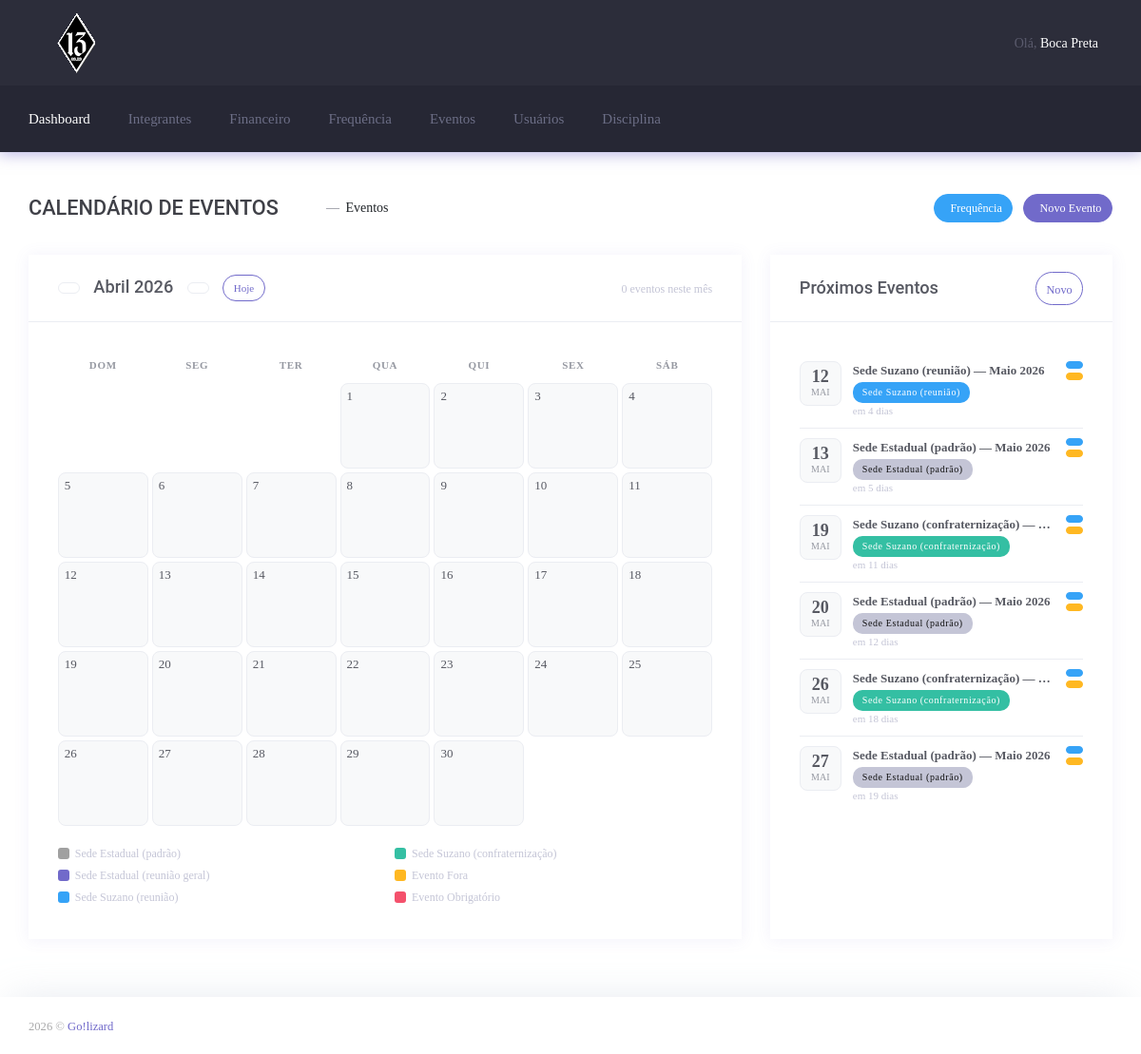
The app's page /admin/eventos/index.php?mes=4&ano=2026 (signed in) with its own data.
### tables this page shows
CREATE TABLE `cadastro_integrante` (
  `id` int(11) NOT NULL,
  `nome` varchar(200) NOT NULL,
  `apelido` varchar(200) NOT NULL,
  `veiculo` varchar(200) NOT NULL,
  `cnh` varchar(200) NOT NULL,
  `padrinho` int(20) NOT NULL,
  `data_apresentacao` datetime NOT NULL,
  `faccao` int(20) NOT NULL,
  `patente` int(10) NOT NULL,
  `nascimento` datetime NOT NULL,
  `endereco` varchar(200) NOT NULL,
  `num_endereco` varchar(200) NOT NULL,
  `cidade` varchar(200) NOT NULL,
  `estado` varchar(200) NOT NULL,
  `cep` varchar(200) NOT NULL,
  `complemento` varchar(200) NOT NULL,
  `bairro` varchar(200) NOT NULL,
  `telefone` varchar(200) NOT NULL,
  `comercial` varchar(200) NOT NULL,
  `celular` varchar(200) NOT NULL,
  `recados` varchar(200) NOT NULL,
  `email` varchar(200) NOT NULL,
  `foto` varchar(255) DEFAULT NULL,
  `status` int(10) NOT NULL DEFAULT 1 COMMENT '1 - Ativo\r\n2 - Afastado\r\n3 - Desligado\r\n4 - Suspenso'
);

CREATE TABLE `eventos` (
  `id` int(11) NOT NULL,
  `faccao` int(11) NOT NULL DEFAULT 1,
  `tipo` tinyint(2) NOT NULL COMMENT '1=Sede Estadual (padrão)\n2=Sede Estadual (reunião geral)\n3=Sede Suzano (reunião)\n4=Sede Suzano (confraternização)\n5=Evento Fora\n6=Evento Obrigatório',
  `nome` varchar(200) NOT NULL,
  `data_evento` date NOT NULL,
  `observacao` varchar(500) DEFAULT NULL,
  `created_at` timestamp NULL DEFAULT current_timestamp()
);

### admin/eventos/index.php (the view, shortened to what the rows shown need)
<?php
    require_once ('../inc/general.php');
    $hoje     = new DateTime();
    $tipos_evento = [
        1 => 'Sede Estadual (padrão)',
        2 => 'Sede Estadual (reunião geral)',
        3 => 'Sede Suzano (reunião)',
        4 => 'Sede Suzano (confraternização)',
        5 => 'Evento Fora',
        6 => 'Evento Obrigatório',
    ];
    $tipo_badge = [
        1 => 'm-badge--metal',
        2 => 'm-badge--brand',
        3 => 'm-badge--info',
        4 => 'm-badge--success',
        5 => 'm-badge--warning',
        6 => 'm-badge--danger',
    ];
    $meses_pt = [
        1=>'Janeiro',2=>'Fevereiro',3=>'Março',4=>'Abril',
        5=>'Maio',6=>'Junho',7=>'Julho',8=>'Agosto',
        9=>'Setembro',10=>'Outubro',11=>'Novembro',12=>'Dezembro'
    ];
    $stmt2 = $conn->prepare("
        SELECT e.id, e.tipo, e.nome, e.data_evento, e.observacao,
               COUNT(f.id) AS total_conv,
               SUM(f.presente = 1) AS total_pres
        FROM eventos e
        LEFT JOIN frequencias f ON f.evento_id = e.id
        WHERE e.faccao = 1
          AND e.data_evento >= CURDATE()
        GROUP BY e.id
        ORDER BY e.data_evento ASC
        LIMIT 8
    ");
    $stmt2->execute();
    $proximos = $stmt2->get_result()->fetch_all(MYSQLI_ASSOC);
?>
<!DOCTYPE html>
<html lang="pt-br">
    <head>
        <link href="css/style.bundle.css" rel="stylesheet" type="text/css" />
    </head>
    <body class="m-page--wide m-header--fixed m-header--fixed-mobile m-footer--push m-aside--offcanvas-default">
        <div class="m-grid m-grid--hor m-grid--root m-page">
            <header class="m-grid__item m-header" data-minimize="minimize" data-minimize-offset="200" data-minimize-mobile-offset="200">
                <div class="m-header__top">
                    <div class="m-container m-container--responsive m-container--xxl m-container--full-height m-page__container">
                        <div class="m-stack m-stack--ver m-stack--desktop">
                            <?php include_once('../inc/topbar.php'); ?>
                        </div>
                    </div>
                </div>
            </header>
            <div class="m-grid__item m-grid__item--fluid m-grid m-grid--hor-desktop m-grid--desktop m-body">
                <div class="m-grid__item m-grid__item--fluid m-grid m-grid--ver m-container m-container--responsive m-container--xxl m-page__container">
                    <div class="m-grid__item m-grid__item--fluid m-wrapper">
                        <div class="m-content">
                            <div class="row">
                                <div class="col-xl-4">
                                    <div class="m-portlet m-portlet--full-height">
                                        <div class="m-portlet__body">
                                            <?php if (empty($proximos)): ?>
                                                <div class="m--align-center" style="padding:30px 0;">
                                                    <i class="la la-calendar-times-o m--font-metal" style="font-size:3rem;"></i>
                                                    <p class="m--font-metal m--margin-top-10">Nenhum evento agendado.</p>
                                                </div>
                                            <?php else: ?>
                                                <?php foreach ($proximos as $pev):
                                                    $pdata  = new DateTime($pev['data_evento']);
                                                    $is_hj  = $pdata->format('Y-m-d') === $hoje->format('Y-m-d');
                                                ?>
                                                <div class="prox-item <?= $is_hj ? 'hoje-ev' : '' ?>">
                                                    <div class="prox-data-box">
                                                        <div class="prox-dia"><?= $pdata->format('d') ?></div>
                                                        <div class="prox-mes"><?= strtoupper(substr($meses_pt[(int)$pdata->format('m')], 0, 3)) ?></div>
                                                    </div>
                                                    <div class="prox-info">
                                                        <div class="prox-nome" title="<?= htmlspecialchars($pev['nome']) ?>">
                                                            <?= htmlspecialchars($pev['nome']) ?>
                                                        </div>
                                                        <div class="prox-tipo">
                                                            <span class="m-badge <?= $tipo_badge[$pev['tipo']] ?> m-badge--wide" style="font-size:10px;">
                                                                <?= $tipos_evento[$pev['tipo']] ?>
                                                            </span>
                                                        </div>
                                                        <?php if ($is_hj): ?>
                                                            <div style="font-size:11px;" class="m--font-brand m--font-boldest">
                                                                <i class="la la-star"></i> Hoje!
                                                            </div>
                                                        <?php else: ?>
                                                            <?php
                                                            $diff = $hoje->diff($pdata);
                                                            $dias_faltam = $diff->days;
                                                            ?>
                                                            <div style="font-size:11px;" class="m--font-metal">
                                                                em <?= $dias_faltam ?> dia<?= $dias_faltam != 1 ? 's' : '' ?>
                                                            </div>
                                                        <?php endif; ?>
                                                    </div>
                                                    <div class="prox-acoes d-flex flex-column" style="gap:4px;">
                                                        <a href="frequencia/chamada.php?id=<?= $pev['id'] ?>"
                                                           class="btn btn-xs btn-info m-btn m-btn--pill"
                                                           title="Chamada" style="font-size:11px; padding:3px 8px;">
                                                        </a>
                                                        <a href="eventos/evento_edit.php?id=<?= $pev['id'] ?>"
                                                           class="btn btn-xs btn-warning m-btn m-btn--pill"
                                                           title="Editar" style="font-size:11px; padding:3px 8px;">
                                                        </a>
                                                    </div>
                                                </div>
                                                <?php endforeach; ?>
                                            <?php endif; ?>
                                        </div>
                                    </div>
                                </div>
                            </div>
                        </div>
                    </div>
                </div>
            </div>
        </div>
    </body>
</html>

### admin/inc/topbar.php (shortened to what the rows shown need)
<div class="m-stack__item m-stack__item--fluid m-header-head" id="m_header_nav">
    <div id="m_header_topbar" class="m-topbar m-stack m-stack--ver m-stack--general">
        <div class="m-stack__item m-topbar__nav-wrapper">
            <ul class="m-topbar__nav m-nav m-nav--inline">
                <li class="m-nav__item m-topbar__user-profile m-topbar__user-profile--img m-dropdown m-dropdown--medium m-dropdown--arrow m-dropdown--header-bg-fill m-dropdown--align-right m-dropdown--mobile-full-width m-dropdown--skin-light"
                    data-dropdown-toggle="click">
                    <a href="#" class="m-nav__link m-dropdown__toggle">
                        <span class="m-topbar__welcome">Olá,&nbsp;</span>
                        <span class="m-topbar__username"><?php echo $apelido; ?></span>
                    </a>
                </li>
            </ul>
        </div>
    </div>
</div>

### records on screen
cadastro_integrante: apelido "Boca Preta"
eventos: data_evento "12", data_evento "MAI", nome "Sede Suzano (reunião) — Maio 2026", tipo "Sede Suzano (reunião)", shows "s"
eventos: data_evento "13", data_evento "MAI", nome "Sede Estadual (padrão) — Maio 2026", tipo "Sede Estadual (padrão)"
eventos: data_evento "19", data_evento "MAI", nome "Sede Suzano (confraternização) —…", tipo "Sede Suzano (confraternização)", shows "s"
eventos: data_evento "20", data_evento "MAI", nome "Sede Estadual (padrão) — Maio 2026", tipo "Sede Estadual (padrão)"
eventos: data_evento "26", data_evento "MAI", nome "Sede Suzano (confraternização) —…", tipo "Sede Suzano (confraternização)", shows "s"
eventos: data_evento "27", data_evento "MAI", nome "Sede Estadual (padrão) — Maio 2026", tipo "Sede Estadual (padrão)"

### other values on screen
$meses_pt[$mes_nav] "Abril"
$ano_nav "2026"
$total_mes "0"
$ds "DOM"
$ds "SEG"
$ds "TER"
$ds "QUA"
$ds "QUI"
$ds "SEX"
$ds "SÁB"
$tnome "Sede Estadual (padrão)"
$tnome "Sede Estadual (reunião geral)"
$tnome "Sede Suzano (reunião)"
$tnome "Sede Suzano (confraternização)"
$tnome "Evento Fora"
